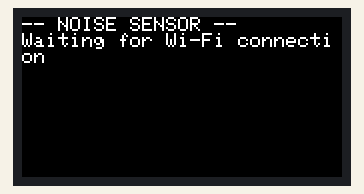
The sketch below on a simulated ESP32. Shown: 160×80 colour display. WiFi joins after 1.5 s; servers stay silent unless stated; I2S audio is not simulated (input reads silence); what the sketch prints to the serial monitor is not drawn.

Above: at 0.2 s.

The sketch:

m5stickc_noise_meter.ino
```cpp
#include <M5StickC.h>
#include <WiFiClient.h>
#include <driver/i2s.h>
#include <WiFi.h>
#include <HTTPClient.h>

#define PIN_CLK  0
#define PIN_DATA 34
#define READ_LEN (2 * 256)
#define GAIN_FACTOR 3
uint8_t BUFFER[READ_LEN] = {0};

uint16_t oldy[160];
int16_t *adcBuffer = NULL;

String wifi_ssid = ""; //configure your WiFi SSID
String wifi_password = ""; //configure your WiFi PSK

int threshold = 1500; //configure the threshold that has to be exceeded before an alert is being sent
String http_endpoint = ""; //configure the HTTP API endpoint to call when the threshold has been exceeded. Note that the exceeded value will be send as an additional argument in the URL

int custom_delay = 10000; //use this delay to rate-limit the HTTP requests and prevent spamming of the endpoint

bool debug = false; //debug mode, enable to show more info on the LCD

void i2sInit()
{
   i2s_config_t i2s_config = {
    .mode = (i2s_mode_t)(I2S_MODE_MASTER | I2S_MODE_RX | I2S_MODE_PDM),
    .sample_rate =  44100,
    .bits_per_sample = I2S_BITS_PER_SAMPLE_16BIT, // is fixed at 12bit, stereo, MSB
    .channel_format = I2S_CHANNEL_FMT_ALL_RIGHT,
    .communication_format = I2S_COMM_FORMAT_I2S,
    .intr_alloc_flags = ESP_INTR_FLAG_LEVEL1,
    .dma_buf_count = 2,
    .dma_buf_len = 128,
   };

   i2s_pin_config_t pin_config;
   pin_config.bck_io_num   = I2S_PIN_NO_CHANGE;
   pin_config.ws_io_num    = PIN_CLK;
   pin_config.data_out_num = I2S_PIN_NO_CHANGE;
   pin_config.data_in_num  = PIN_DATA;


   i2s_driver_install(I2S_NUM_0, &i2s_config, 0, NULL);
   i2s_set_pin(I2S_NUM_0, &pin_config);
   i2s_set_clk(I2S_NUM_0, 44100, I2S_BITS_PER_SAMPLE_16BIT, I2S_CHANNEL_MONO);
}

void send_http_request(int y)
{
  try
    {
      HTTPClient http;
      http.begin(http_endpoint+String(y));
      int httpCode = http.GET();
      http.end(); //Free the resources
      delay(custom_delay);
      if (debug) {
        M5.Lcd.fillScreen(BLACK);
        M5.Lcd.setCursor(1,3,1);
        M5.Lcd.print("Is is quiet again...");
      }
    }
  catch (...)
  {
    Serial.println("HTTP request failed");
  }
}

void mic_record_task (void* arg)
{
  size_t bytesread;
  while(1){
    i2s_read(I2S_NUM_0,(char*) BUFFER, READ_LEN, &bytesread, (100 / portTICK_RATE_MS));
    adcBuffer = (int16_t *)BUFFER;

    measureSignal();
    vTaskDelay(100 / portTICK_RATE_MS);
  }
}

void setup() {
  M5.begin();
  Serial.begin(115200);
  M5.Lcd.setRotation(3);
  M5.Lcd.fillScreen(BLACK);
  M5.Lcd.setTextColor(WHITE, BLACK);
  M5.Lcd.println("-- NOISE SENSOR --");

  WiFi.begin(wifi_ssid.c_str(), wifi_password.c_str());

  checkConnection();

  if (debug) {
    M5.Lcd.fillScreen(BLACK);
    M5.Lcd.setCursor(1,3,1);
    M5.Lcd.print("Is is quiet again...");
  } else {
    M5.Axp.ScreenBreath(0);
  }

  i2sInit();
  xTaskCreate(mic_record_task, "mic_record_task", 2048, NULL, 1, NULL);
}

boolean checkConnection() {
  int count = 0;
  Serial.print("Waiting for Wi-Fi connection");
  M5.Lcd.println("Waiting for Wi-Fi connection");
  while ( count < 30 ) {
    if (WiFi.status() == WL_CONNECTED) {
      Serial.println("Connected!");
      return (true);
    }
    delay(500);
    count++;
  }
  Serial.print("Connection failed");
  return false;
}

void measureSignal(){
  int y;
  int max = -10000;
  for (int n = 0; n < 160; n++){
    y = adcBuffer[n] * GAIN_FACTOR;
    if (y > max) {
      max = y;
    }
  }
  if (max > threshold) {
    if (debug) {
      M5.Lcd.fillScreen(BLACK);
      M5.Lcd.setCursor(1,3,1);
      M5.Lcd.println("Noise!!");
      M5.Lcd.println("Amp value: "+String(max));
      M5.Lcd.println("Notification sent");
    }
    send_http_request(max);
  }
}

void loop() {
  vTaskDelay(1000 / portTICK_RATE_MS); // otherwise the main task wastes half of the cpu cycles
}
```
